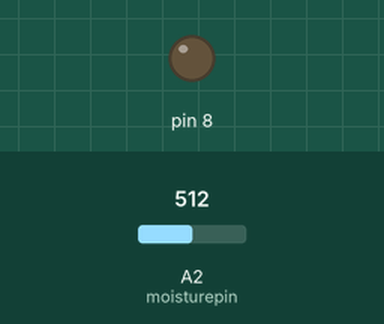
This sketch was run on a simulated Arduino Uno, built with avr-gcc and run on an emulated ATmega328P. On the bench: output pins drawn as LEDs (lit = HIGH). Inputs (shaded band) come from the test bench; at power-on: A2 (moisturepin) = 512.

Above: at 3.8 s.
3.9 s: A2 (moisturepin) set to 323
7.8 s: A2 (moisturepin) set to 297
At 9.3 s:
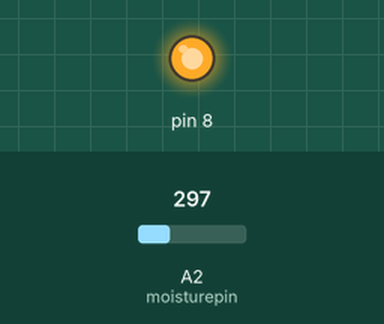
11.7 s: A2 (moisturepin) set to 613
15.6 s: A2 (moisturepin) set to 641
At 18.6 s:
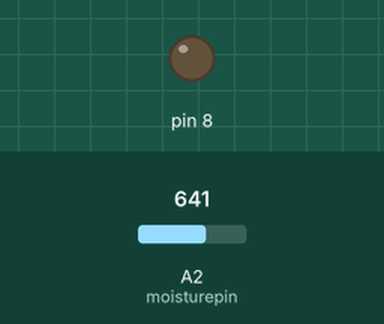
19.5 s: A2 (moisturepin) set to 306
At 22.1 s:
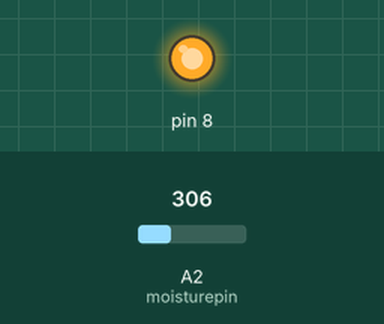
Timing chart, 0 to 23.6 s (numbered marks = the images above; inputs shaded):
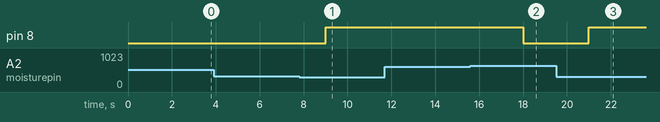

Measured:
- the behaviour switches between 307 and 306 on A2 (moisturepin) (found by bisection; images 0 and 1)
- the behaviour switches between 624 and 625 on A2 (moisturepin) (found by bisection; images 1 and 2)
- after the input at 3.9 s, every drawn part: stays the same
- after the input at 7.8 s, pin 8: LOW → HIGH after 1.2 s
- after the input at 11.7 s, every drawn part: stays the same
- after the input at 15.6 s, pin 8: HIGH → LOW after 2.4 s
- after the input at 19.5 s, pin 8: LOW → HIGH after 1.5 s

The sketch:

trial1.ino
```cpp
#define moisturepin A2
void setup() {
  // put your setup code here, to run once:
pinMode(8,OUTPUT);
}

void loop() {
  int analog_reading = analogRead(A2); // Read analog value from sensor
  int moisturePercentage = map(analog_reading, 0, 1023, 0, 100);
 if (moisturePercentage < 30) {
   digitalWrite(8,HIGH);
  }else if (moisturePercentage > 60){
    digitalWrite(8,LOW);
    }

    delay(3000);


  // put your main code here, to run repeatedly:

}
```
